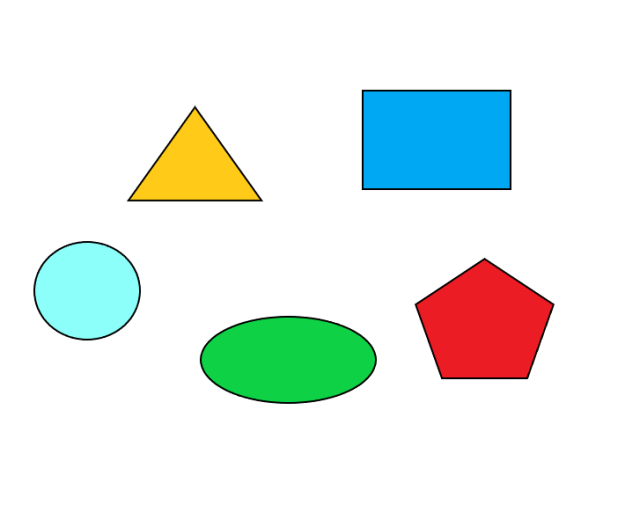
#> input picture cornor.webp, 625 x 527 px
$ jupyter execute 'Lecture 27 Harris Cornor Detection.ipynb'
#> lines starting #> are read from the running program, lines starting #| are printed output that depends on the picture; after the words box and inside, x2 and y2 are one past the last pixel; in counts of white or black regions, pixels touching at a corner belong together
[cell 1]
import cv2
import numpy as np

[cell 2]
img = cv2.imread("cornor.webp")
#> img is the input picture: shape (527, 625, 3); mean B, G, R 233.7, 238.4, 229.6
gry = cv2.cvtColor(img, cv2.COLOR_BGR2GRAY)
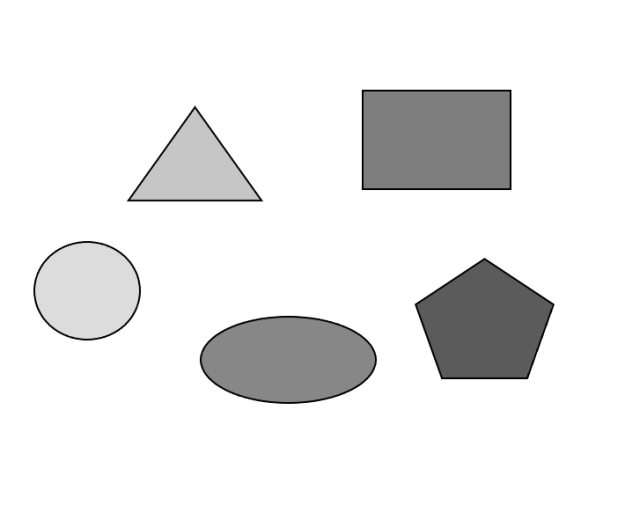
#> gry: shape (527, 625); min 0, max 255, mean 235.2

gry = np.float32(gry)

res = cv2.cornerHarris(gry, 5, 3, 0.05)
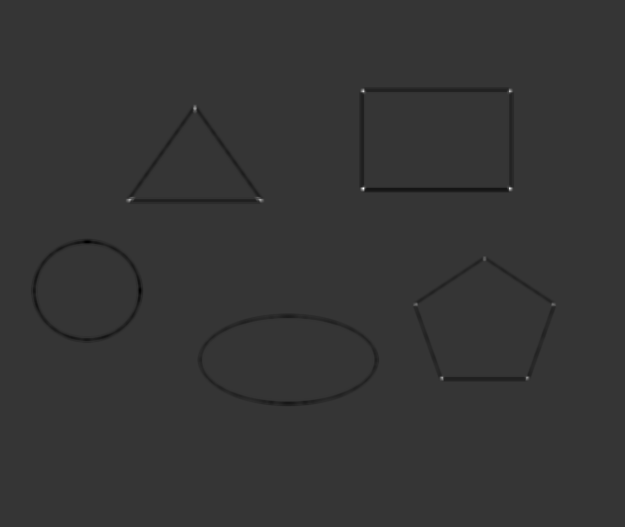
#> res: shape (527, 625) float32; min -59250124, max 224887904, mean -479453; drawn with min black and max white

res = cv2.dilate(res, None)

img[res>0.01 * res.max()] = [0,0,255]
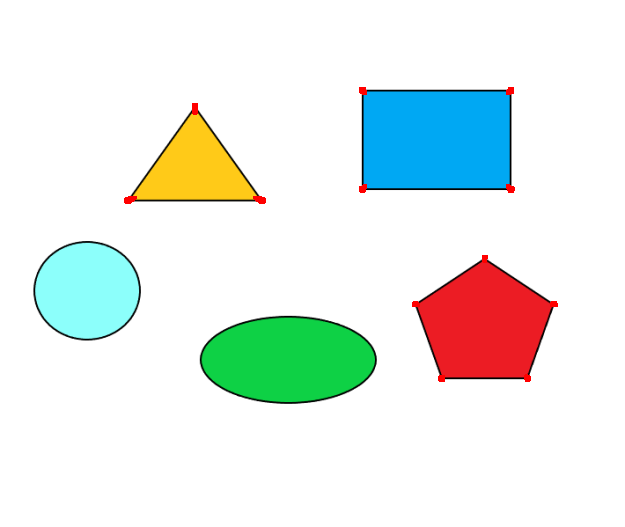
#> img: shape (527, 625, 3); 0.21% of pixels changed, all inside (x1, y1, x2, y2) = (124, 87, 558, 382)

img = cv2.resize(img, (550,500))
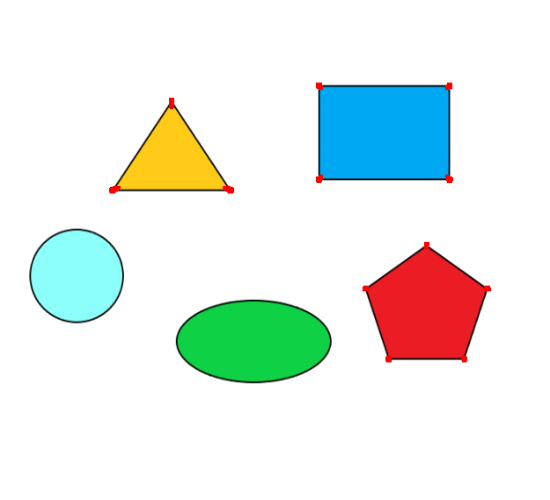
#> img: shape (500, 550, 3); mean B, G, R 233.4, 238, 229.7

cv2.imshow("image", img)
cv2.waitKey(0)
cv2.destroyAllWindows()

[cell 3]
img = cv2.imread("festival.jpg")
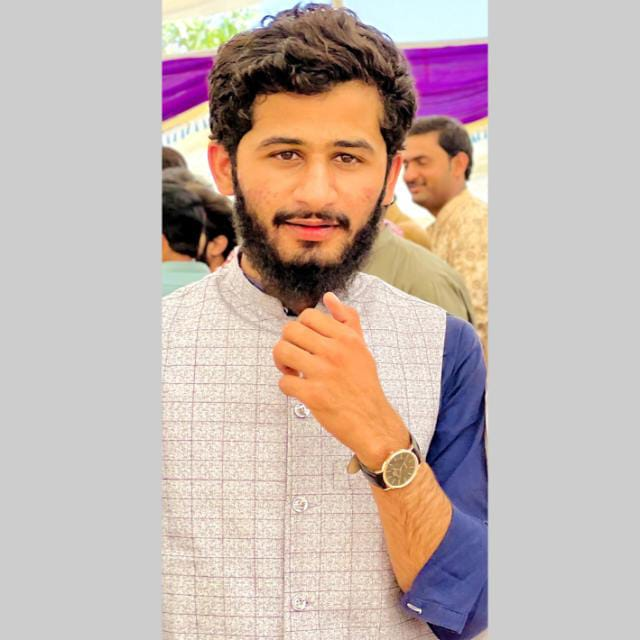
#> input picture festival.jpg, 640 x 640 px
#> img is the input picture: shape (640, 640, 3); mean B, G, R 173.7, 180.4, 197
gry = cv2.cvtColor(img, cv2.COLOR_BGR2GRAY)
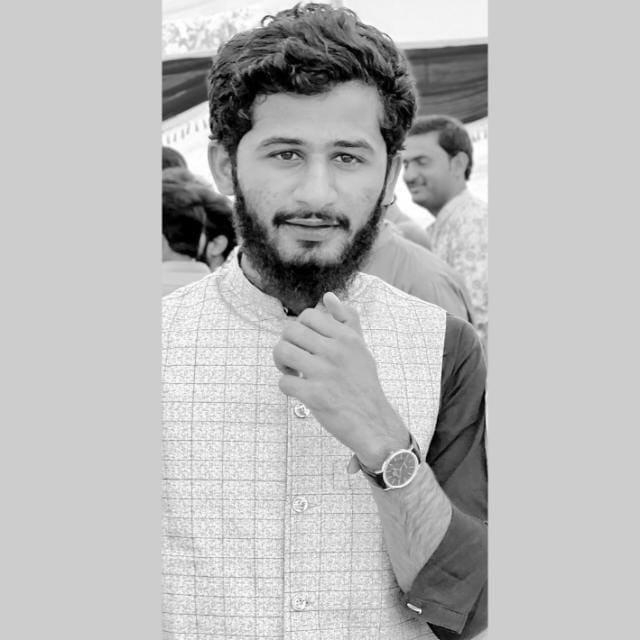
#> gry: shape (640, 640); min 0, max 255, mean 184.6

gry = np.float32(gry)

res = cv2.cornerHarris(gry, 2, 3, 0.05)
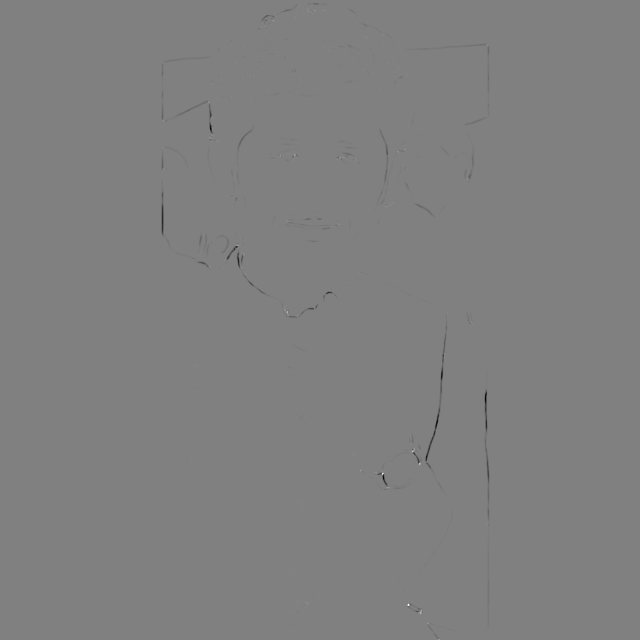
#> res: shape (640, 640) float32; min -39673900, max 38922284, mean -51850.2; drawn with min black and max white

res = cv2.dilate(res, None)
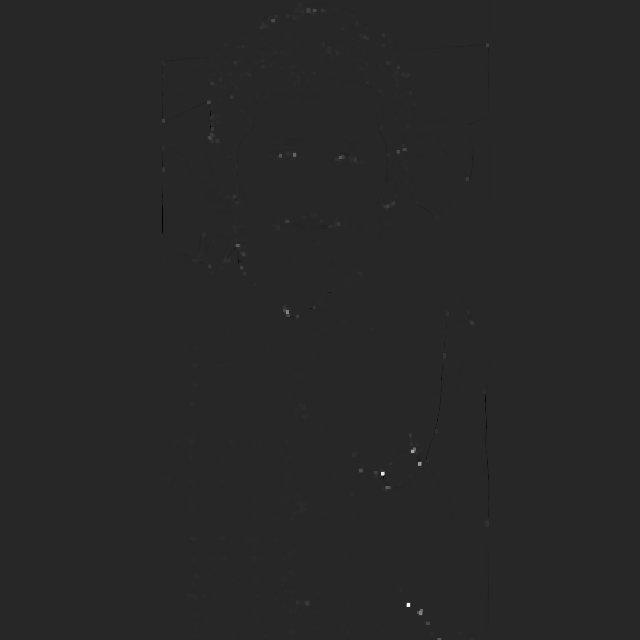
#> res: shape (640, 640) float32; min -7029034.5, max 38922284, mean 26679.4; drawn with min black and max white

img[res>0.01 * res.max()] = [0,0,255]
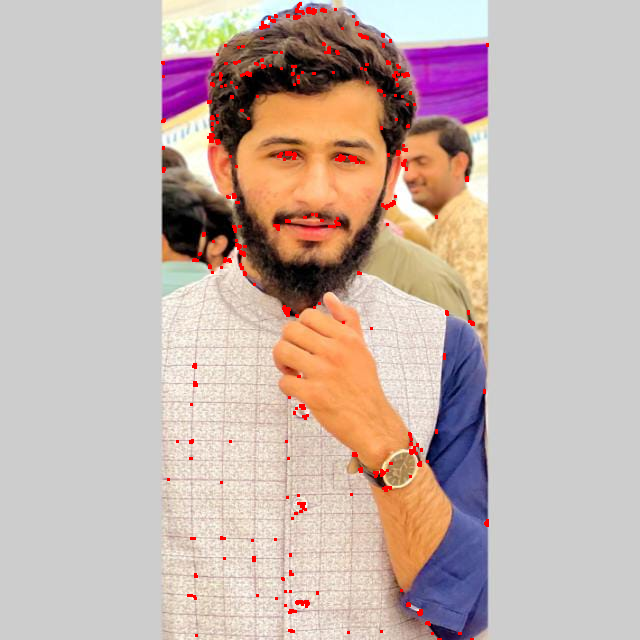
#> img: shape (640, 640, 3); 1.02% of pixels changed, all inside (x1, y1, x2, y2) = (161, 2, 489, 640)

img = cv2.resize(img, (550,500))
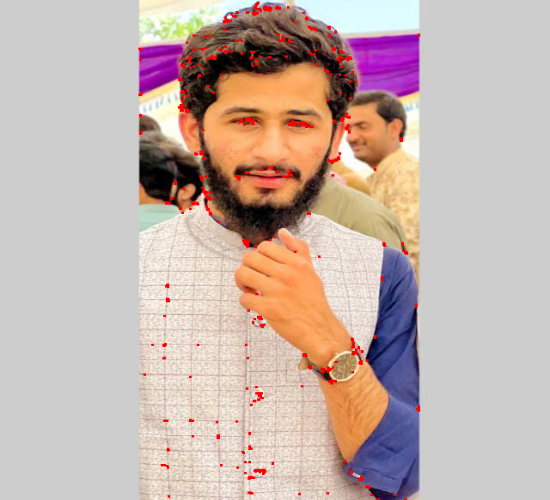
#> img: shape (500, 550, 3); mean B, G, R 172.5, 179.1, 198

cv2.imshow("image", img)
cv2.waitKey(0)
cv2.destroyAllWindows()
